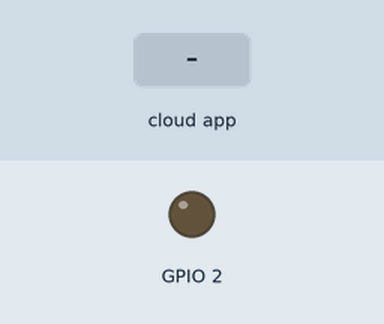
This sketch was run on a simulated ESP32. Parts: output pins drawn as LEDs (lit = HIGH). Inputs (shaded band) come from the test bench. WiFi joins after 1.5 s; servers stay silent unless stated; no MQTT or app messages arrive unless stated; what the sketch prints to the serial monitor is not drawn.

Above: at 2.7 s.
2.8 s: the phone or cloud app sets led to 1
At 4.0 s:
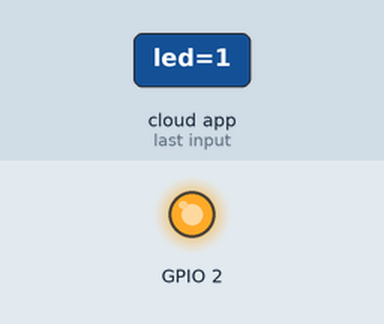
4.3 s: the phone or cloud app sets led to 0
At 5.5 s:
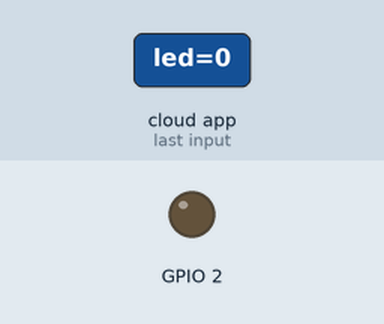
Timing chart, 0 to 7.3 s (numbered marks = the images above; inputs shaded):
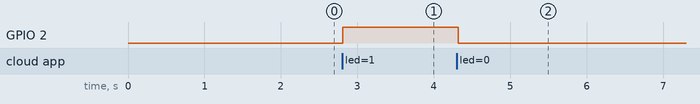

Measured:
- after the input at 2.8 s, GPIO 2: LOW → HIGH at once
- after the input at 4.3 s, GPIO 2: HIGH → LOW at once

The sketch:

4D_adafruit.ino
```cpp
#include <WiFi.h>
#include "Adafruit_MQTT.h"
#include "Adafruit_MQTT_Client.h"

#define WLAN_SSID "5000 dulu"
#define WLAN_PASS "8Sembilankali"
#define AIO_SERVER "io.adafruit.com"
#define AIO_SERVERPORT 1883
#define AIO_USERNAME "Slamet50"
#define AIO_KEY "aio_cxTZ339Xx2QnDYeNoico51rqgoVV"

int output = 2;
WiFiClient client; // Create an ESP8266 WiFiClient class to connect to the MQTT server.
Adafruit_MQTT_Client mqtt(&client, AIO_SERVER, AIO_SERVERPORT, AIO_USERNAME, AIO_KEY);
// Setup the MQTT client class by passing in the WiFi client and MQTT server and login details.
Adafruit_MQTT_Subscribe led = Adafruit_MQTT_Subscribe(&mqtt, AIO_USERNAME "/feeds/led");
void setup() {
  Serial.begin(115200);
  delay(10);
  pinMode(2, OUTPUT);
  // Connect to WiFi access point.
  Serial.println();
  Serial.println();
  Serial.print("Connecting to ");
  Serial.println(WLAN_SSID);
  WiFi.begin(WLAN_SSID, WLAN_PASS);
  while (WiFi.status() != WL_CONNECTED) {
    delay(500);
    Serial.print(".");
  }
  Serial.println();
  Serial.println("WiFi connected");
  Serial.println("IP address: "); Serial.println(WiFi.localIP());
  mqtt.subscribe(&led);
}
uint32_t x = 0;
void loop() {
  MQTT_connect();
  Adafruit_MQTT_Subscribe *subscription;
  while ((subscription = mqtt.readSubscription(5000))) {
    if (subscription == &led) {
      Serial.print(F("Got: "));
      Serial.println((char *)led.lastread);
      if (!strcmp((char*) led.lastread, "1"))
      {
        digitalWrite(2, HIGH);
      }
      else
      {
        digitalWrite(2, LOW);
      }
    }
  }
}
void MQTT_connect() {
  int8_t ret;
  // Stop if already connected.
  if (mqtt.connected()) {
    return;
  }
  Serial.print("Connecting to MQTT... ");
  uint8_t retries = 3;
  while ((ret = mqtt.connect()) != 0) { // connect will return 0 for connected
    Serial.println(mqtt.connectErrorString(ret));
    Serial.println("Retrying MQTT connection in 5 seconds...");
    mqtt.disconnect();
    delay(5000); // wait 5 seconds
    retries--;
    if (retries == 0) {
      // basically die and wait for WDT to reset me
      while (1);
    }
  }
  Serial.println("MQTT Connected!");
}
```
